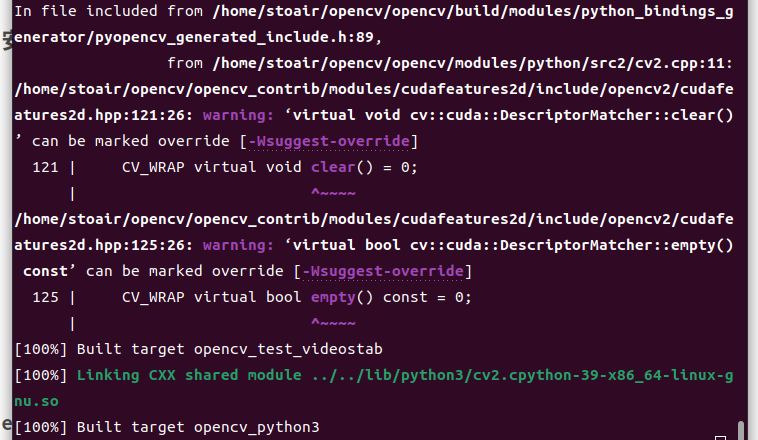
//> input picture Images/1.png, 758 x 440 px
$ ./main   (built with g++ and OpenCV 4)
//> lines starting //> are read from the running program, lines starting //| are printed output that depends on the picture; after the words box and inside, x2 and y2 are one past the last pixel; in counts of white or black regions, pixels touching at a corner belong together
#include<iostream>
#include<opencv2/core/core.hpp>
#include<opencv2/imgproc/imgproc.hpp>
#include<opencv2/highgui/highgui.hpp>

using namespace std;
using namespace cv;

int main()
{
    int x = 200;
    int y = 100;
    unsigned char b, g, r;
    Mat image0 = imread("/home/stoair/Opencv/Images/1.png", 4);
//> image0 is the input picture: 440 rows x 758 cols, CV_8UC3; mean B, G, R 56.5, 32.9, 66.5
    Mat image1 = imread("/home/stoair/Opencv/Images/1.png", 4);
    Mat img0 = image0;

    int height = image0.rows;
//> height = 440
    int width = image0.cols;
//> width = 758
    for(int i = 0; i < height; i++){
        for(int j = 0; j < width; j++){
            b = img0.at<Vec3b>(i, j)[0];
            g = img0.at<Vec3b>(i, j)[1];
            r = img0.at<Vec3b>(i, j)[2];
            unsigned char ave = b/3 + g/3 +r/3;
            if(ave > x)
                ave = 255;
            else
                ave = 0;
            img0.at<Vec3b>(i, j)= Vec3b(ave, ave, ave);
        }
    }
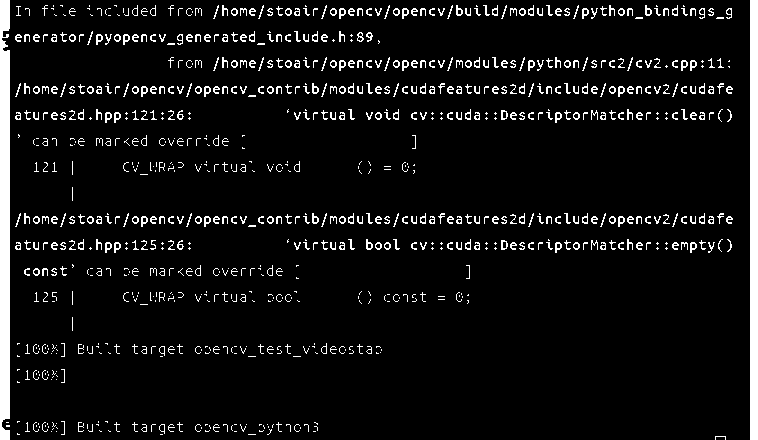
//> img0: 440 rows x 758 cols, CV_8UC3; 6.9% white; 872 white regions (423 under 20 px), largest, box (x1, y1, x2, y2) and area: (0, 0, 10, 440) 4219, (750, 0, 758, 440) 3520, (456, 5, 463, 16) 43
//> after the loop, b = 235; g = 235; r = 235
    imshow("shallow", image0);

    Mat img1 = image1.clone();
    for(int i = 0; i < height; i++){
        for(int j = 0; j < width; j++){
            b = img1.at<Vec3b>(i, j)[0];
            g = img1.at<Vec3b>(i, j)[1];
            r = img1.at<Vec3b>(i, j)[2];
            unsigned char ave = b/3 + g/3 +r/3;
            if(ave > y)
                ave = 255;
            else
                ave = 0;
            img1.at<Vec3b>(i, j)= Vec3b(ave, ave, ave);
        }
    }
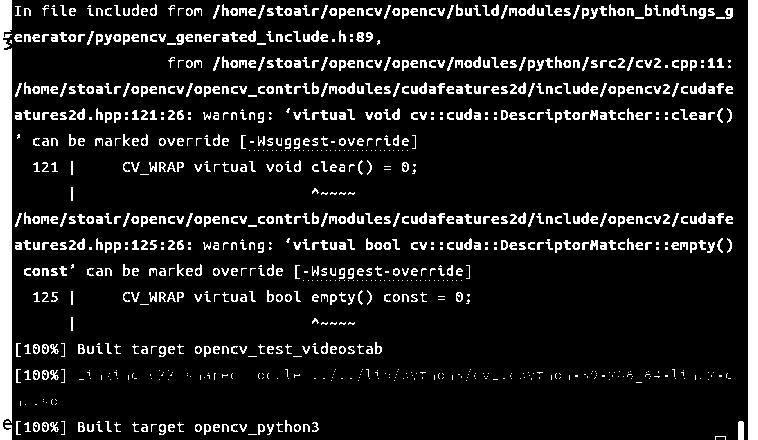
//> img1: 440 rows x 758 cols, CV_8UC3; 11% white; 1022 white regions (365 under 20 px), largest, box (x1, y1, x2, y2) and area: (0, 0, 12, 440) 5128, (748, 0, 758, 440) 4400, (738, 421, 744, 440) 112
//> after the loop, b = 235; g = 235; r = 235
    imshow("deep", image1);
    waitKey(0);
    return 0;
}

$ run again, with Images/10.png copied over Images/1.png
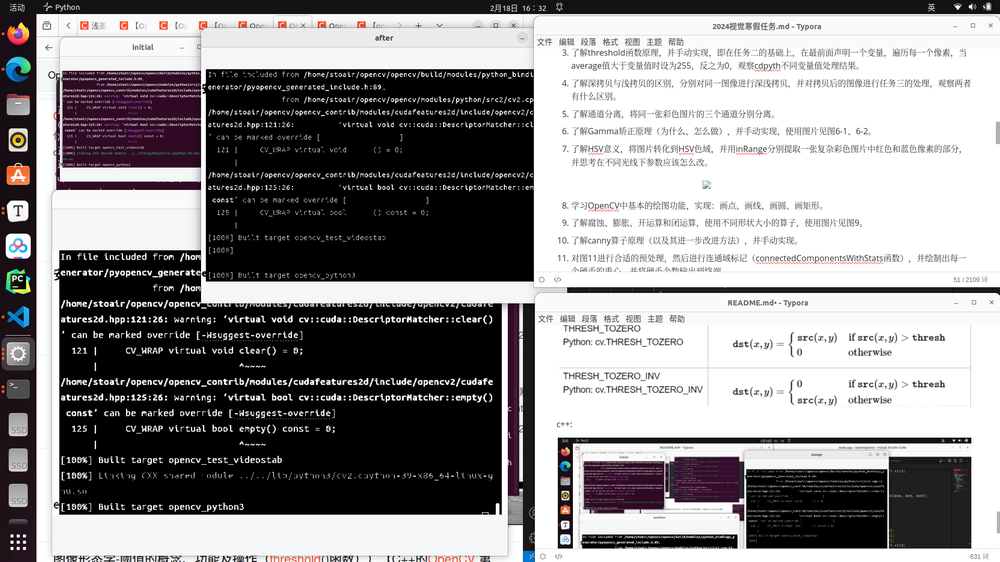
//> input picture Images/10.png, 1000 x 562 px, shrunk from 1920 x 1080 before the run
//> image0 is the input picture: 562 rows x 1000 cols, CV_8UC3; mean B, G, R 142.5, 141.3, 143.1
//> the loop `for(int i = 0; i < height; i++)` made 562 passes
//> (b, g, r) on passes 1 to 3: (19, 19, 19), (19, 19, 19), (19, 19, 19)
//> after the loop `for(int i = 0; i < height; i++)`:
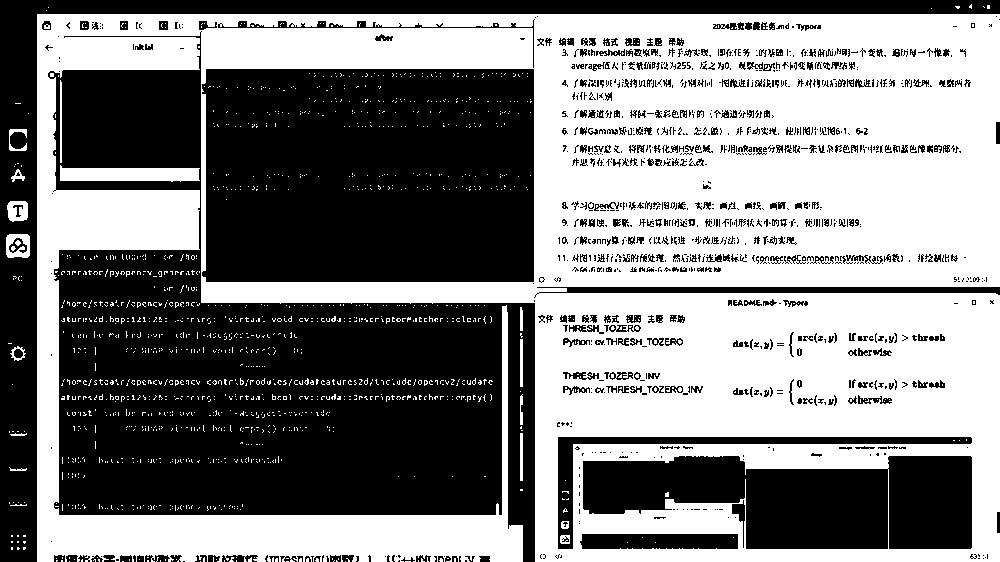
//> img0: 562 rows x 1000 cols, CV_8UC3; 50.6% white; 1055 black regions (679 under 20 px), largest, box (x1, y1, x2, y2) and area: (48, 31, 535, 562) 119565, (202, 69, 534, 282) 69468, (0, 0, 1000, 562) 32708
//> after the loop `for(int i = 0; i < height; i++)`: b = 255
//> after the loop `for(int i = 0; i < height; i++)`:
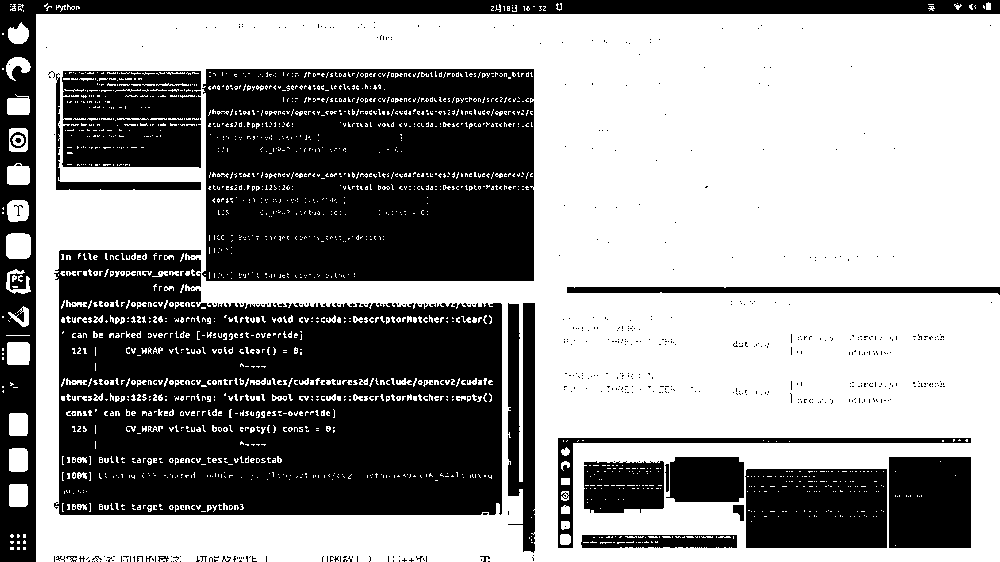
//> img1: 562 rows x 1000 cols, CV_8UC3; 57.5% white; 668 black regions (645 under 20 px), largest, box (x1, y1, x2, y2) and area: (54, 250, 502, 515) 91839, (202, 69, 534, 281) 65548, (0, 0, 1000, 562) 27900

$ run again, with Images/11.png copied over Images/1.png
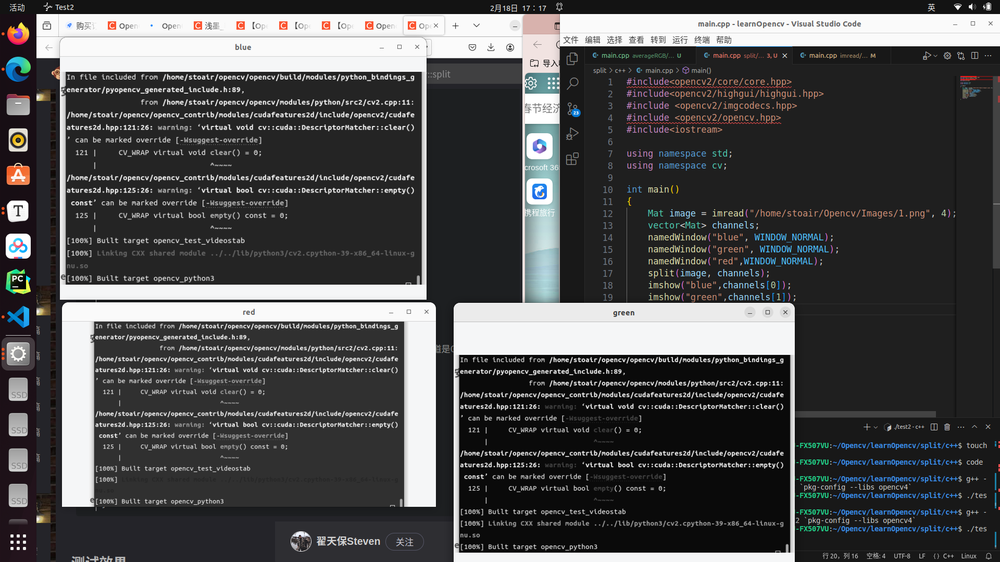
//> input picture Images/11.png, 1000 x 562 px, shrunk from 1920 x 1080 before the run
//> image0 is the input picture: 562 rows x 1000 cols, CV_8UC3; mean B, G, R 77.6, 76.8, 76.5
//> the loop `for(int i = 0; i < height; i++)` made 562 passes
//> (b, g, r) on passes 1 to 3: (19, 19, 19), (19, 19, 19), (19, 19, 19)
//> after the loop `for(int i = 0; i < height; i++)`:
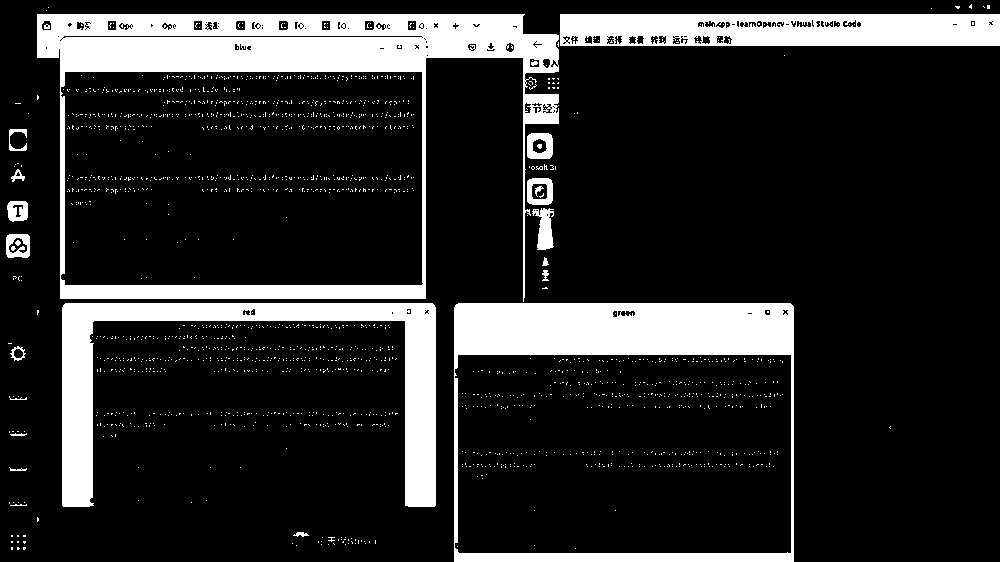
//> img0: 562 rows x 1000 cols, CV_8UC3; 16.7% white; 1900 white regions (1876 under 20 px), largest, box (x1, y1, x2, y2) and area: (37, 14, 559, 302) 34506, (454, 303, 794, 562) 21944, (62, 303, 436, 507) 18140
//> after the loop `for(int i = 0; i < height; i++)`: b = 24
//> after the loop `for(int i = 0; i < height; i++)`:
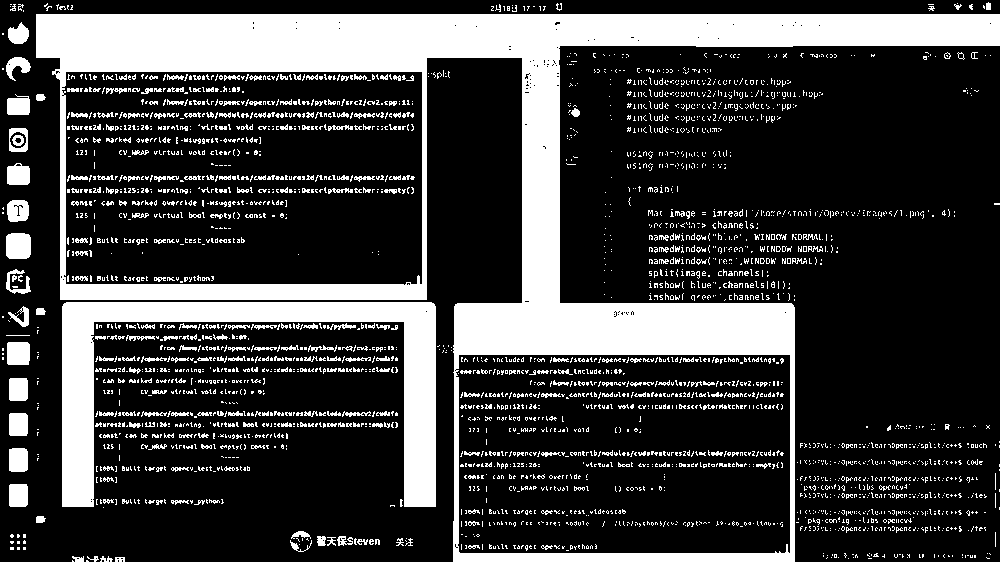
//> img1: 562 rows x 1000 cols, CV_8UC3; 24.3% white; 3063 white regions (2698 under 20 px), largest, box (x1, y1, x2, y2) and area: (36, 14, 1000, 562) 82617, (62, 302, 436, 507) 19290, (6, 233, 31, 259) 618

$ run again, with Images/12.png copied over Images/1.png
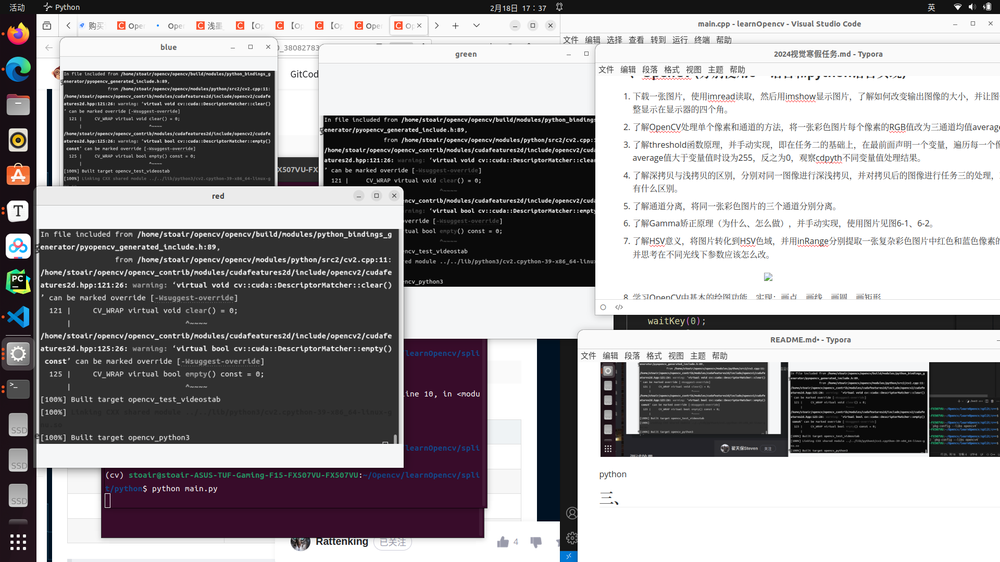
//> input picture Images/12.png, 1000 x 562 px, shrunk from 1920 x 1080 before the run
//> image0 is the input picture: 562 rows x 1000 cols, CV_8UC3; mean B, G, R 152.7, 150.4, 153.1
//> the loop `for(int i = 0; i < height; i++)` made 562 passes
//> (b, g, r) on passes 1 to 3: (19, 19, 19), (19, 19, 19), (19, 19, 19)
//> after the loop `for(int i = 0; i < height; i++)`:
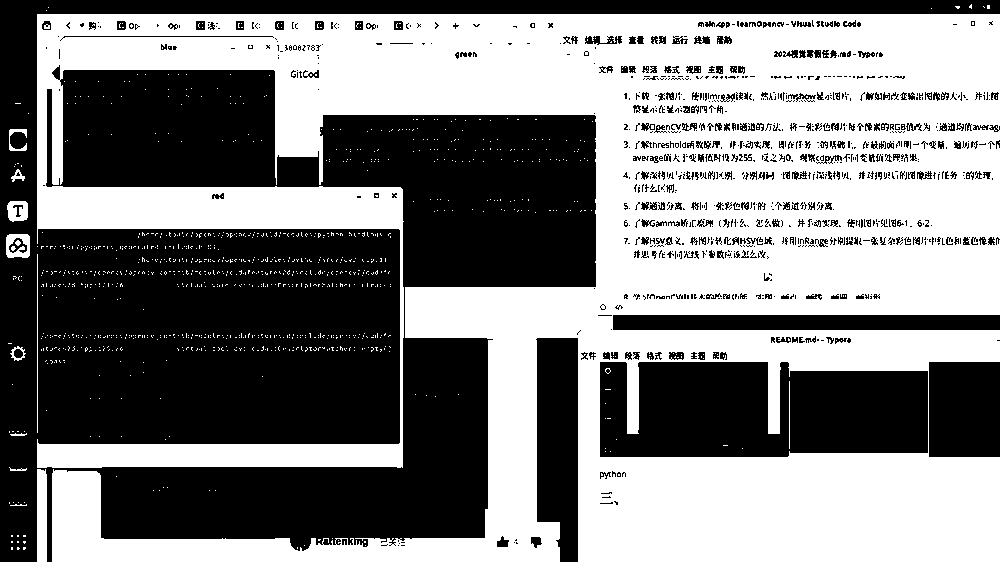
//> img0: 562 rows x 1000 cols, CV_8UC3; 50.6% white; 934 black regions (627 under 20 px), largest, box (x1, y1, x2, y2) and area: (0, 0, 1000, 562) 214019, (600, 362, 928, 457) 27511, (536, 338, 578, 562) 8283
//> after the loop `for(int i = 0; i < height; i++)`: b = 255
//> after the loop `for(int i = 0; i < height; i++)`:
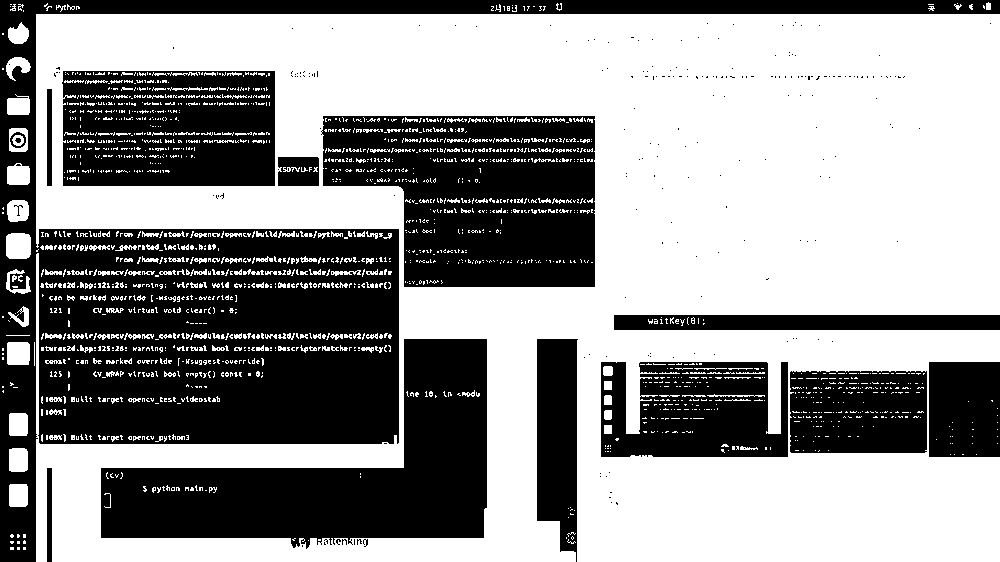
//> img1: 562 rows x 1000 cols, CV_8UC3; 57.7% white; 367 black regions (351 under 20 px), largest, box (x1, y1, x2, y2) and area: (0, 0, 1000, 562) 96367, (101, 339, 487, 549) 37426, (321, 116, 595, 287) 34881
